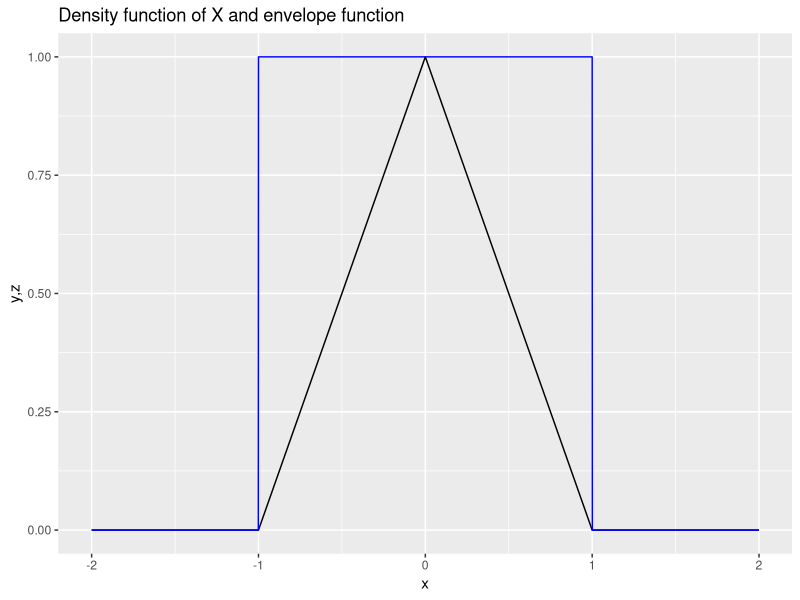
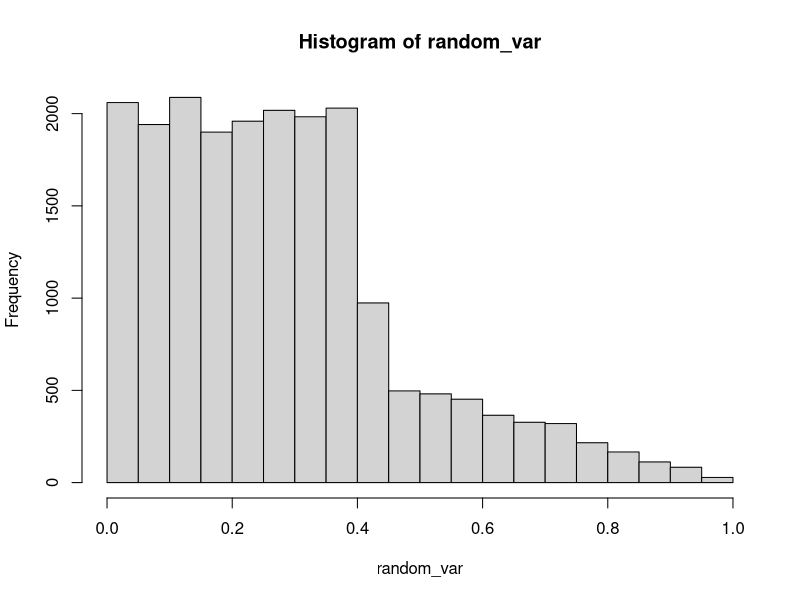
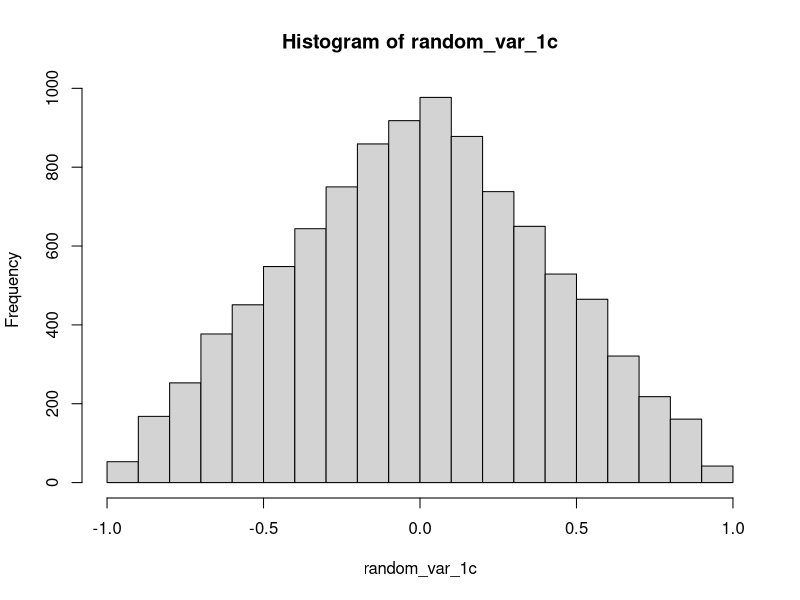

The R source for these figures, in order:
########################## INIT CODE ###########################################
rm(list = ls())

########################## [ 1 a ] #############################################
# Since we need to find a envelope function for the density function, so we need
# to plot the density function first. let $ x \in [-3, 3] $, and we know it's  
# triangle sharped function. We also can plot it using the code below.

x <- seq(-2, 2, by = 0.001)
y <- rep(0, length(x))
z <- rep(0, length(x))

x1_index <- which(x > 1 | x < -1)
x2_index <- which(x >= -1 & x <= 0)
x3_index <- which(x > 0 & x <= 1)

y[x1_index] <- 0
y[x2_index] <- x[x2_index] + 1
y[x3_index] <- 1 - x[x3_index]

z0_index <- which(x > 1 | x < -1)
z1_index <- which(x >= -1 & x <= 1)

z[z1_index] <- 1
z[-z1_index] <- 0

data <- data.frame(x, y, z)

# After we get the plot, we can see that the density function is a triangle
# we will use an envelope function to cover the density function, and we can
# use function $ g(x) = 1 $ to cover the density function in the [-1,1] range. 

graph <- ggplot2::ggplot(data) +
  ggplot2::geom_line(mapping=ggplot2::aes(x=x,y=y)) + 
  ggplot2::geom_line(mapping=ggplot2::aes(x=x,y=z),color="blue") + 
  ggplot2::ggtitle("Density function of X and envelope function") +
  ggplot2::xlab("x") +
  ggplot2::ylab("y,z")


graph

# Now we will write a code for the rejection sampling algorithm. 


########################## [ 1 b ] #############################################
# To generate a random variable from the density function using Inverse CDF,
# we will need to calculate the CDF function first.

# CDF function

# in range (-inf,-1) we get CDF = 0
# in range (-1,0) we get CDF = \frac{x^2}{2} + x
# in range (0,1)  we get CDF = x - \frac{x^2}{2}
# in range (1,+inf)  we get CDF = 1

# we have F^{-1} in (-1,0) range is x = -1 + sqrt(1+2y)
# we have F^{-1} in ( 0,1) range is x =  1 - sqrt(1-2y)

# so we can write a function to generate a random variable from it
# For x2, sqrt will generate some error because of the negative value

u <- runif(10000)
x1 <- -1 + sqrt(1 + u)
x2 <- 1 - sqrt(1-u)

random_var <- c(x1,x2)
hist(random_var)

# So the random variable is generated from the density function is random_var.
########################## [ 1 c ] #############################################

u1_1c <- runif(10000)
u2_1c <- runif(10000)

random_var_1c <- u1_1c - u2_1c
hist(random_var_1c)

########################## [ 1 d ] #############################################
